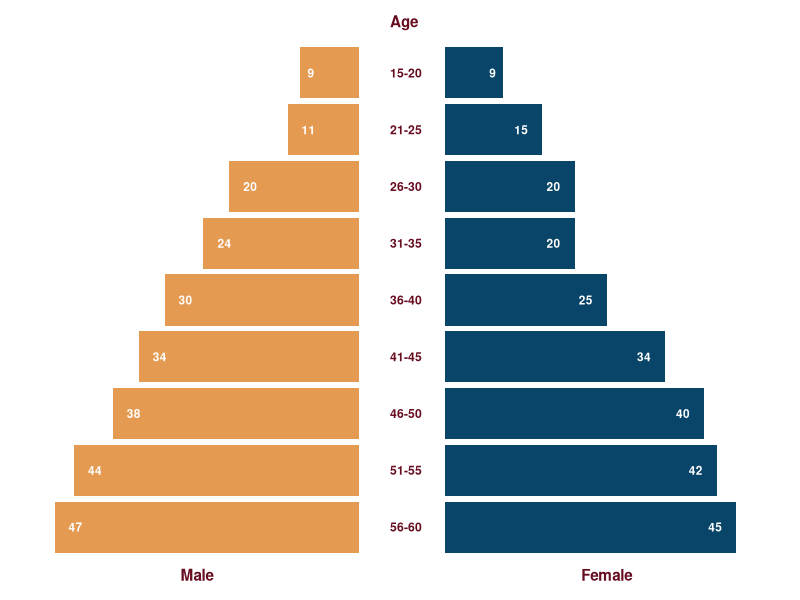

The R source for this figure:
## ---- chunk 1
library(tidyverse)    # untuk manupulasi, merapikan, & visualisasi data
## ---- chunk 2
set.seed(2000)
df1 = tibble(gender = 'Male', age = '15-20',
             value = sample((5:10), size = 1))
df2 = tibble(gender = 'Male', age = '21-25',
             value = sample((10:15), size = 1))
df3 = tibble(gender = 'Male', age = '26-30',
             value = sample((15:20), size = 1))
df4 = tibble(gender = 'Male', age = '31-35',
             value = sample((20:25), size = 1))
df5 = tibble(gender = 'Male', age = '36-40',
             value = sample((25:30), size = 1))
df6 = tibble(gender = 'Male', age = '41-45',
             value = sample((30:35), size = 1))
df7 = tibble(gender = 'Male', age = '46-50',
             value = sample((35:40), size = 1))
df8 = tibble(gender = 'Male', age = '51-55',
             value = sample((40:45), size = 1))
df9 = tibble(gender = 'Male', age = '56-60',
             value = sample((45:50), size = 1))
df10 = tibble(gender = 'Female', age = '15-20',
              value = sample((5:10), size = 1))
df11 = tibble(gender = 'Female', age = '21-25',
              value = sample((10:15), size = 1))
df12 = tibble(gender = 'Female', age = '26-30',
              value = sample((15:20), size = 1))
df13 = tibble(gender = 'Female', age = '31-35',
              value = sample((20:25), size = 1))
df14 = tibble(gender = 'Female', age = '36-40',
              value = sample((25:30), size = 1))
df15 = tibble(gender = 'Female', age = '41-45',
              value = sample((30:35), size = 1))
df16 = tibble(gender = 'Female', age = '46-50',
              value = sample((35:40), size = 1))
df17 = tibble(gender = 'Female', age = '51-55',
              value = sample((40:45), size = 1))
df18 = tibble(gender = 'Female', age = '56-60',
              value = sample((45:50), size = 1))

df_for_pop_pyramid <- rbind(df1, df2, df3, df4, df5, df6,
                            df7, df8, df9, df10, df11, df12,
                            df13, df14, df15, df16, df17, df18) %>%
  mutate(age = as.factor(age))
## ---- chunk 3
female_side <- df_for_pop_pyramid %>%
  filter(gender == 'Female') %>%
  ggplot(aes(x = value,
             y = reorder(age, desc(age)),
             fill = gender)) +
  geom_col(fill =  '#094568') +
  geom_text(aes(label = value),
            hjust = 2,
            size = 3,
            fontface = 'bold',
            color = 'white') +
  scale_x_continuous(limits = c(0, 50)) +
  theme_minimal() +
  theme(
    plot.title.position = 'plot',
    plot.subtitle = element_text(color = '#660d20',
                                 face = 'bold'),
    axis.title.x = element_text(color = '#660d20',
                                face = 'bold'),
    axis.title.y = element_blank(),
    axis.text.x = element_blank(),
    axis.text.y = element_text(color = '#660d20',
                               face = 'bold'),
    panel.grid.major = element_blank(),
    panel.grid.minor = element_blank(),
    panel.background = element_rect(fill = '#ffffff',
                                    color = NA),
    plot.background = element_rect(fill = '#ffffff',
                                   color = '#ffffff')
  ) +
  xlab('Female') +
  labs(subtitle = 'Age')
## ---- chunk 4
male_side <- df_for_pop_pyramid %>%
  filter(gender == 'Male') %>%
  ggplot(aes(x = -value,
             y = reorder(age, desc(age)),
             fill = gender)) +
  geom_col(fill = '#e59a52') +
  geom_text(aes(label = value),
            hjust = -1,
            size = 3,
            fontface = 'bold',
            color = 'white') +
  scale_x_continuous(limits = c(-50, 0)) +
  theme_minimal() +
  theme(
    axis.title.x = element_text(color = '#660d20',
                                face = 'bold'),
    axis.title.y = element_blank(),
    axis.text.x = element_blank(),
    axis.text.y = element_blank(),
    panel.grid.major = element_blank(),
    panel.grid.minor = element_blank(),
    panel.background = element_rect(fill = '#ffffff',
                                    color = NA),
    plot.background = element_rect(fill = '#ffffff',
                                   color = '#ffffff')
  ) +
  xlab('Male')
## ---- chunk 5
library(patchwork) 
## ---- chunk 6
pop_pyramid <- (male_side|female_side) +
  plot_annotation(
    theme = theme(
      panel.background = element_rect(fill = '#FFFFFF',
                                    color = NA),
      plot.background = element_rect(fill = '#FFFFFF',
                                     color = '#FFFFFF')
    ))
## ---- chunk 7
pop_pyramid
